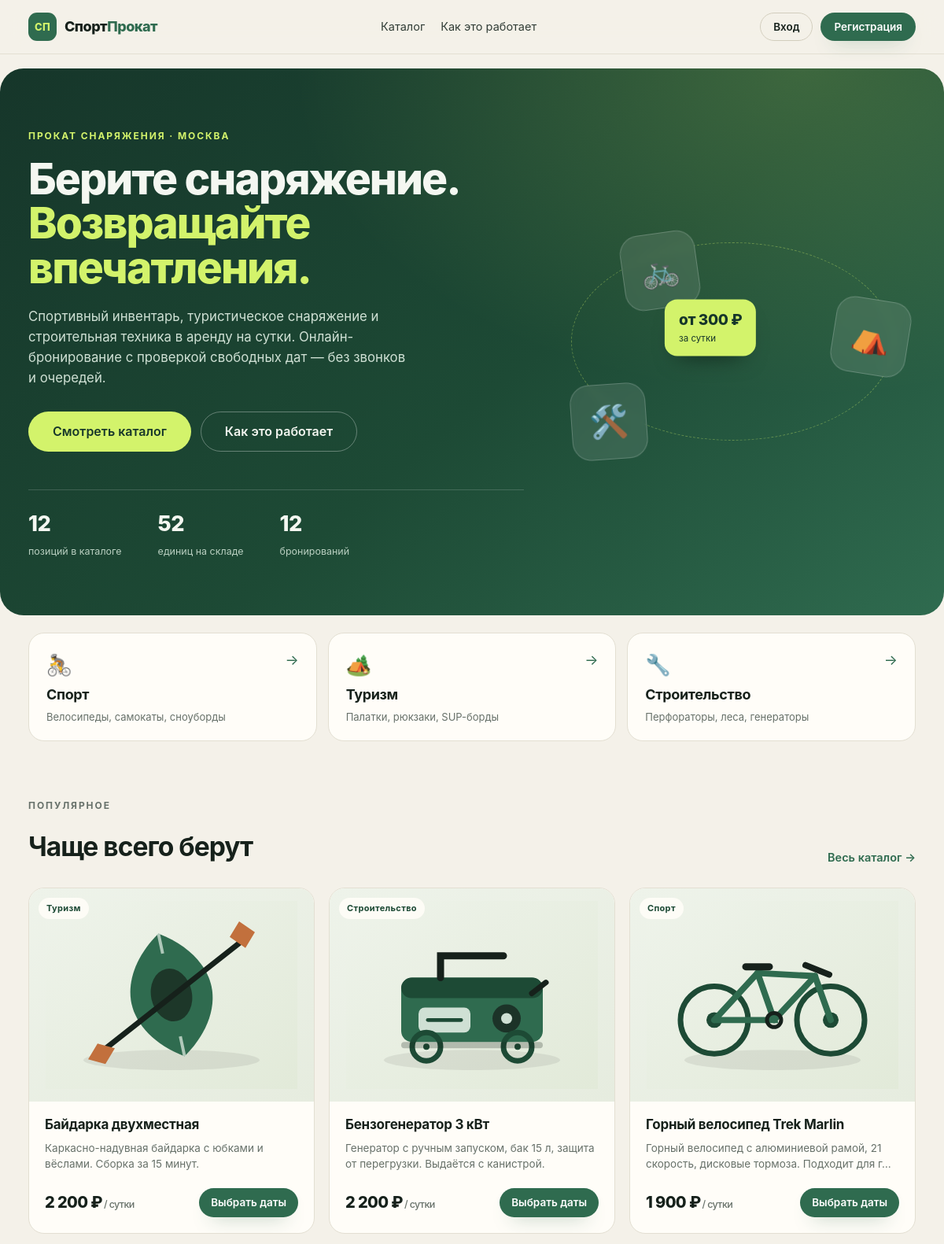
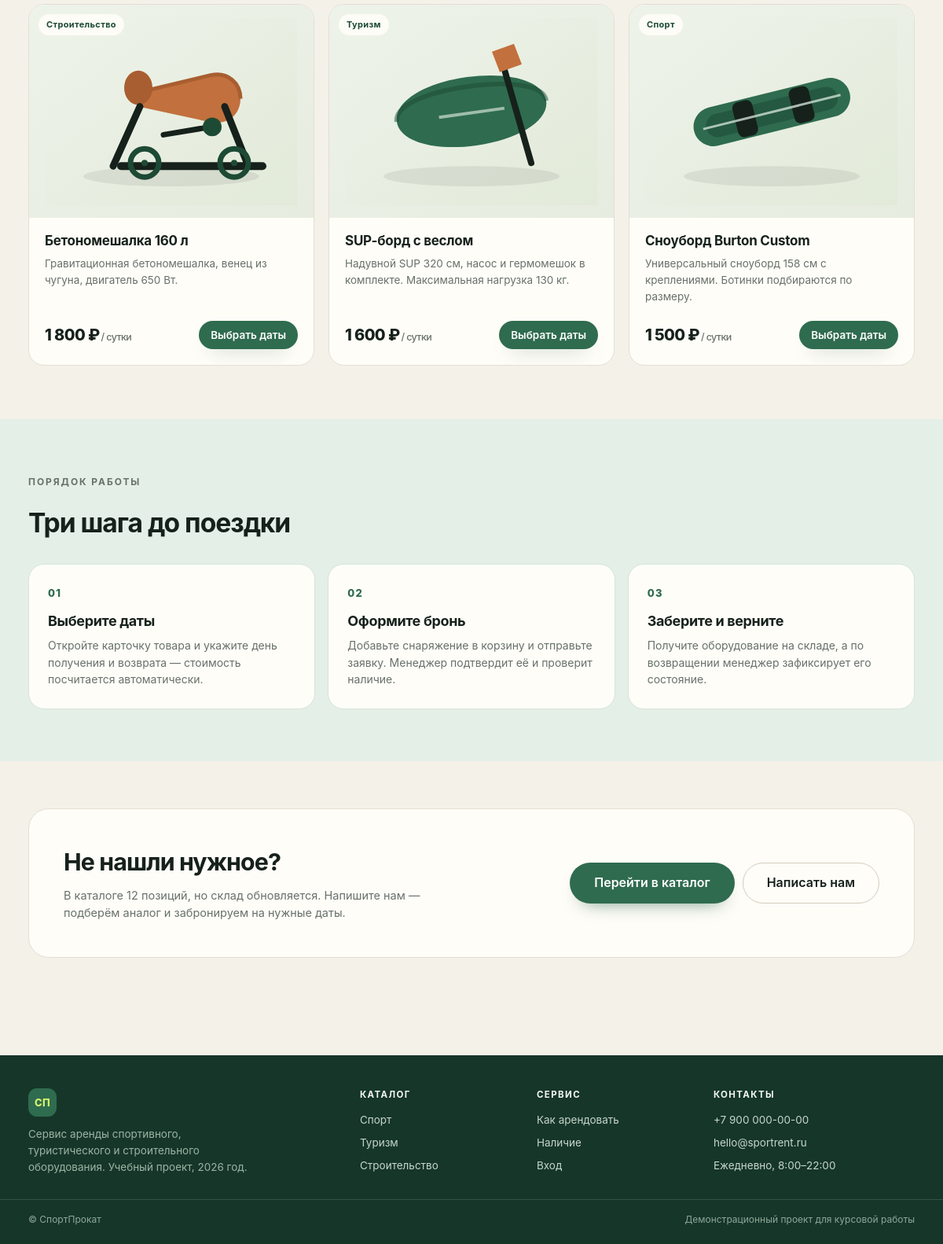
The page / on the database its author committed (2 pictures, top to bottom).
### tables this page shows
CREATE TABLE categories (
    id INTEGER PRIMARY KEY AUTOINCREMENT,
    name TEXT NOT NULL UNIQUE,
    slug TEXT NOT NULL UNIQUE,
    icon TEXT NOT NULL DEFAULT 'box'
);

CREATE TABLE equipment (
    id INTEGER PRIMARY KEY AUTOINCREMENT,
    category_id INTEGER NOT NULL REFERENCES categories(id),
    name TEXT NOT NULL,
    description TEXT NOT NULL DEFAULT '',
    price_per_day INTEGER NOT NULL,
    deposit INTEGER NOT NULL DEFAULT 0,
    qty_total INTEGER NOT NULL DEFAULT 1,
    image TEXT NOT NULL DEFAULT 'box.svg',
    active INTEGER NOT NULL DEFAULT 1,
    created_at TEXT NOT NULL DEFAULT CURRENT_TIMESTAMP
);

### main.py (the view)
@app.get('/', response_class=HTMLResponse, name='index')
def index(request: Request):
    db = connect()
    popular = db.execute('SELECT e.*,c.name category_name FROM equipment e JOIN categories c ON c.id=e.category_id WHERE e.active=1 ORDER BY e.price_per_day DESC LIMIT 6').fetchall()
    categories = db.execute('SELECT * FROM categories ORDER BY id').fetchall()
    stats = {'items': db.execute('SELECT COUNT(*) FROM equipment WHERE active=1').fetchone()[0], 'units': db.execute("SELECT COUNT(*) FROM units WHERE status<>'written_off'").fetchone()[0], 'bookings': db.execute('SELECT COUNT(*) FROM bookings').fetchone()[0]}
    return page(request, db, 'index.html', popular=popular, categories=categories, stats=stats)

### templates/index.html (shortened to what this page needs)
{% extends "base.html" %}
{% from "macros.html" import equipment_card with context %}
{% block content %}
<section class="hero">
  <div class="wrap hero__inner">
    <div class="hero__text">
      <p class="kicker">Прокат снаряжения · Москва</p>
      <h1>Берите снаряжение.<br><span>Возвращайте впечатления.</span></h1>
      <p class="hero__lead">
        Спортивный инвентарь, туристическое снаряжение и строительная техника
        в аренду на сутки. Онлайн-бронирование с проверкой свободных дат —
        без звонков и очередей.
      </p>
      <div class="hero__actions">
        <a class="btn btn--primary btn--lg" href="{{ url_for('catalog') }}">Смотреть каталог</a>
        <a class="btn btn--ghost btn--lg" href="{{ url_for('index') }}#how">Как это работает</a>
      </div>
      <dl class="hero__stats">
        <div><dt>{{ stats['items'] }}</dt><dd>позиций в каталоге</dd></div>
        <div><dt>{{ stats['units'] }}</dt><dd>единиц на складе</dd></div>
        <div><dt>{{ stats['bookings'] }}</dt><dd>бронирований</dd></div>
      </dl>
    </div>
    <div class="hero__art" aria-hidden="true">
      <div class="hero__tile hero__tile--1">🚲</div>
      <div class="hero__tile hero__tile--2">⛺</div>
      <div class="hero__tile hero__tile--3">🛠️</div>
      <div class="hero__badge">
        <span>от 300 ₽</span>
        <small>за сутки</small>
      </div>
    </div>
  </div>
</section>
<section class="categories wrap">
  {% for c in categories %}
    <a class="category" href="{{ url_for('catalog', category=c.slug) }}">
      <span class="category__icon">
        {% if c.slug == 'sport' %}🚴
        {% elif c.slug == 'tourism' %}🏕️
        {% else %}🔧{% endif %}
      </span>
      <span class="category__name">{{ c.name }}</span>
      <span class="category__desc">
        {% if c.slug == 'sport' %}Велосипеды, самокаты, сноуборды
        {% elif c.slug == 'tourism' %}Палатки, рюкзаки, SUP-борды
        {% else %}Перфораторы, леса, генераторы{% endif %}
      </span>
      <span class="category__arrow">→</span>
    </a>
  {% endfor %}
</section>
<section class="section wrap">
  <div class="section__head">
    <div>
      <p class="kicker kicker--dark">Популярное</p>
      <h2>Чаще всего берут</h2>
    </div>
    <a class="link-arrow" href="{{ url_for('catalog') }}">Весь каталог →</a>
  </div>
  <div class="grid grid--3">
    {% for item in popular %}
      {{ equipment_card(item) }}
    {% endfor %}
  </div>
</section>
<section class="how" id="how">
  <div class="wrap">
    <div class="section__head">
      <div>
        <p class="kicker kicker--dark">Порядок работы</p>
        <h2>Три шага до поездки</h2>
      </div>
    </div>
    <ol class="steps">
      <li class="step">
        <span class="step__num">01</span>
        <h3>Выберите даты</h3>
        <p>Откройте карточку товара и укажите день получения и возврата — стоимость посчитается автоматически.</p>
      </li>
      <li class="step">
        <span class="step__num">02</span>
        <h3>Оформите бронь</h3>
        <p>Добавьте снаряжение в корзину и отправьте заявку. Менеджер подтвердит её и проверит наличие.</p>
      </li>
      <li class="step">
        <span class="step__num">03</span>
        <h3>Заберите и верните</h3>
        <p>Получите оборудование на складе, а по возвращении менеджер зафиксирует его состояние.</p>
      </li>
    </ol>
  </div>
</section>
<section class="cta wrap">
  <div class="cta__box">
    <div>
      <h2>Не нашли нужное?</h2>
      <p>В каталоге 12 позиций, но склад обновляется. Напишите нам — подберём аналог и забронируем на нужные даты.</p>
    </div>
    <div class="cta__actions">
      <a class="btn btn--primary btn--lg" href="{{ url_for('catalog') }}">Перейти в каталог</a>
      <a class="btn btn--ghost btn--lg" href="mailto:hello@sportrent.ru">Написать нам</a>
    </div>
  </div>
</section>
{% endblock %}

### templates/base.html (shortened to what this page needs)
<!DOCTYPE html>
<html lang="ru">
<head>
  <link rel="stylesheet" href="{{ url_for('static', path='css/style.css') }}">
</head>
<body>
<header class="head">
  <div class="wrap head__inner">
    <a class="brand" href="{{ url_for('index') }}">
      <span class="brand__mark">СП</span>
      <span class="brand__text">Спорт<em>Прокат</em></span>
    </a>
    <nav class="nav" id="nav" aria-label="Основная навигация">
      <a href="{{ url_for('catalog') }}">Каталог</a>
      <a href="{{ url_for('index') }}#how">Как это работает</a>
    </nav>
    <div class="head__side">
      {% if g.user %}
        <a class="user" href="{{ url_for('account') if g.user.role == 'client' else url_for('manager') }}">
          <span class="user__name">{{ g.user.name }}</span>
          <span class="user__role">{{ roles[g.user.role] }}</span>
        </a>
        <a class="btn btn--ghost btn--sm" href="{{ url_for('logout') }}">Выйти</a>
      {% else %}
        <a class="btn btn--ghost btn--sm" href="{{ url_for('login') }}">Вход</a>
        <a class="btn btn--primary btn--sm" href="{{ url_for('register') }}">Регистрация</a>
      {% endif %}
    </div>
  </div>
</header>
<main class="main">
  {% block content %}{% endblock %}
</main>
<footer class="foot">
  <div class="wrap foot__inner">
    <div class="foot__brand">
      <span class="brand__mark">СП</span>
      <p>Сервис аренды спортивного, туристического и строительного оборудования. Учебный проект, 2026 год.</p>
    </div>
    <div class="foot__col">
      <h4>Каталог</h4>
      <a href="{{ url_for('catalog', category='sport') }}">Спорт</a>
      <a href="{{ url_for('catalog', category='tourism') }}">Туризм</a>
      <a href="{{ url_for('catalog', category='build') }}">Строительство</a>
    </div>
    <div class="foot__col">
      <h4>Сервис</h4>
      <a href="{{ url_for('index') }}#how">Как арендовать</a>
      <a href="{{ url_for('catalog') }}">Наличие</a>
      {% if g.user and g.user.role == 'client' %}
        <a href="{{ url_for('account') }}">Личный кабинет</a>
      {% else %}
        <a href="{{ url_for('login') }}">Вход</a>
      {% endif %}
    </div>
    <div class="foot__col">
      <h4>Контакты</h4>
      <a href="tel:+79000000000">+7 900 000-00-00</a>
      <a href="mailto:hello@sportrent.ru">hello@sportrent.ru</a>
      <span>Ежедневно, 8:00–22:00</span>
    </div>
  </div>
  <div class="wrap foot__bottom">
    <span>© {{ year }} СпортПрокат</span>
    <span>Демонстрационный проект для курсовой работы</span>
  </div>
</footer>
</body>
</html>

### templates/macros.html (shortened to what this page needs)
{% macro equipment_card(item, free=None) %}
<article class="card">
  <a class="card__media" href="{{ url_for('product', equipment_id=item.id) }}">
    <img src="{{ url_for('static', path='img/' ~ item.image) }}" alt="{{ item.name }}" loading="lazy">
    <span class="card__cat">{{ item.category_name }}</span>
  </a>
  <div class="card__body">
    <h3 class="card__title">
      <a href="{{ url_for('product', equipment_id=item.id) }}">{{ item.name }}</a>
    </h3>
    <p class="card__desc">{{ item.description|truncate(84, true, '…') }}</p>
    <div class="card__foot">
      <p class="price">{{ item.price_per_day|money }}<span>/ сутки</span></p>
      <a class="btn btn--primary btn--sm" href="{{ url_for('product', equipment_id=item.id) }}">Выбрать даты</a>
    </div>
  </div>
</article>
{% endmacro %}

### rows shown on the page
categories: name "Спорт", slug "Велосипеды, самокаты, сноуборды"
categories: name "Туризм", slug "Палатки, рюкзаки, SUP-борды"
categories: name "Строительство", slug "Перфораторы, леса, генераторы"
equipment: image (picture), category_name "Туризм", name "Байдарка двухместная", description "Каркасно-надувная байдарка с юбками и вёслами. Сборка за 15 минут.", price_per_day "2 200 ₽"
equipment: image (picture), category_name "Строительство", name "Бензогенератор 3 кВт", description "Генератор с ручным запуском, бак 15 л, защита от перегрузки. Выдаётся с канистрой.", price_per_day "2 200 ₽"
equipment: image (picture), category_name "Спорт", name "Горный велосипед Trek Marlin", description "Горный велосипед с алюминиевой рамой, 21 скорость, дисковые тормоза. Подходит для г…", price_per_day "1 900 ₽"
equipment: image (picture), category_name "Строительство", name "Бетономешалка 160 л", description "Гравитационная бетономешалка, венец из чугуна, двигатель 650 Вт.", price_per_day "1 800 ₽"
equipment: image (picture), category_name "Туризм", name "SUP-борд с веслом", description "Надувной SUP 320 см, насос и гермомешок в комплекте. Максимальная нагрузка 130 кг.", price_per_day "1 600 ₽"
equipment: image (picture), category_name "Спорт", name "Сноуборд Burton Custom", description "Универсальный сноуборд 158 см с креплениями. Ботинки подбираются по размеру.", price_per_day "1 500 ₽"

### other values the page prints
{{ stats['items'] }} "12"
{{ stats['units'] }} "52"
{{ stats['bookings'] }} "12"
